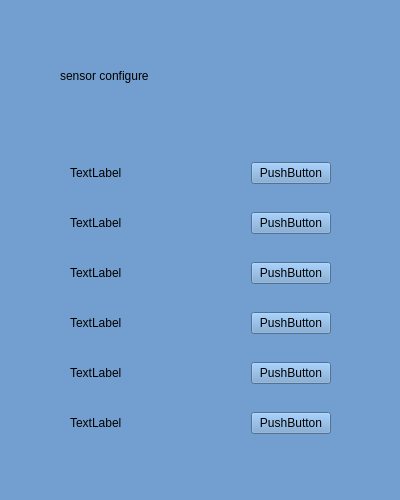
<?xml version="1.0" encoding="UTF-8"?>
<ui version="4.0">
 <class>SensorConfig</class>
 <widget class="QWidget" name="SensorConfig">
  <property name="geometry">
   <rect>
    <x>0</x>
    <y>0</y>
    <width>400</width>
    <height>500</height>
   </rect>
  </property>
  <property name="minimumSize">
   <size>
    <width>400</width>
    <height>500</height>
   </size>
  </property>
  <property name="maximumSize">
   <size>
    <width>400</width>
    <height>500</height>
   </size>
  </property>
  <property name="windowTitle">
   <string>Form</string>
  </property>
  <property name="styleSheet">
   <string notr="true">background-color: rgb(114, 159, 207);</string>
  </property>
  <widget class="QLabel" name="label">
   <property name="geometry">
    <rect>
     <x>60</x>
     <y>50</y>
     <width>281</width>
     <height>51</height>
    </rect>
   </property>
   <property name="styleSheet">
    <string notr="true">font: 25 28pt &quot;Microsoft YaHei UI Light&quot;;</string>
   </property>
   <property name="text">
    <string>sensor configure</string>
   </property>
  </widget>
  <widget class="QWidget" name="">
   <property name="geometry">
    <rect>
     <x>70</x>
     <y>140</y>
     <width>261</width>
     <height>321</height>
    </rect>
   </property>
   <layout class="QVBoxLayout" name="verticalLayout">
    <item>
     <layout class="QHBoxLayout" name="horizontalLayout">
      <item>
       <widget class="QLabel" name="label_2">
        <property name="text">
         <string>TextLabel</string>
        </property>
       </widget>
      </item>
      <item>
       <spacer name="horizontalSpacer">
        <property name="orientation">
         <enum>Qt::Horizontal</enum>
        </property>
        <property name="sizeHint" stdset="0">
         <size>
          <width>40</width>
          <height>20</height>
         </size>
        </property>
       </spacer>
      </item>
      <item>
       <widget class="QPushButton" name="pushButton">
        <property name="text">
         <string>PushButton</string>
        </property>
       </widget>
      </item>
     </layout>
    </item>
    <item>
     <layout class="QHBoxLayout" name="horizontalLayout_2">
      <item>
       <widget class="QLabel" name="label_3">
        <property name="text">
         <string>TextLabel</string>
        </property>
       </widget>
      </item>
      <item>
       <spacer name="horizontalSpacer_2">
        <property name="orientation">
         <enum>Qt::Horizontal</enum>
        </property>
        <property name="sizeHint" stdset="0">
         <size>
          <width>40</width>
          <height>20</height>
         </size>
        </property>
       </spacer>
      </item>
      <item>
       <widget class="QPushButton" name="pushButton_2">
        <property name="text">
         <string>PushButton</string>
        </property>
       </widget>
      </item>
     </layout>
    </item>
    <item>
     <layout class="QHBoxLayout" name="horizontalLayout_3">
      <item>
       <widget class="QLabel" name="label_4">
        <property name="text">
         <string>TextLabel</string>
        </property>
       </widget>
      </item>
      <item>
       <spacer name="horizontalSpacer_3">
        <property name="orientation">
         <enum>Qt::Horizontal</enum>
        </property>
        <property name="sizeHint" stdset="0">
         <size>
          <width>40</width>
          <height>20</height>
         </size>
        </property>
       </spacer>
      </item>
      <item>
       <widget class="QPushButton" name="pushButton_3">
        <property name="text">
         <string>PushButton</string>
        </property>
       </widget>
      </item>
     </layout>
    </item>
    <item>
     <layout class="QHBoxLayout" name="horizontalLayout_4">
      <item>
       <widget class="QLabel" name="label_5">
        <property name="text">
         <string>TextLabel</string>
        </property>
       </widget>
      </item>
      <item>
       <spacer name="horizontalSpacer_4">
        <property name="orientation">
         <enum>Qt::Horizontal</enum>
        </property>
        <property name="sizeHint" stdset="0">
         <size>
          <width>40</width>
          <height>20</height>
         </size>
        </property>
       </spacer>
      </item>
      <item>
       <widget class="QPushButton" name="pushButton_4">
        <property name="text">
         <string>PushButton</string>
        </property>
       </widget>
      </item>
     </layout>
    </item>
    <item>
     <layout class="QHBoxLayout" name="horizontalLayout_5">
      <item>
       <widget class="QLabel" name="label_6">
        <property name="text">
         <string>TextLabel</string>
        </property>
       </widget>
      </item>
      <item>
       <spacer name="horizontalSpacer_5">
        <property name="orientation">
         <enum>Qt::Horizontal</enum>
        </property>
        <property name="sizeHint" stdset="0">
         <size>
          <width>40</width>
          <height>20</height>
         </size>
        </property>
       </spacer>
      </item>
      <item>
       <widget class="QPushButton" name="pushButton_5">
        <property name="text">
         <string>PushButton</string>
        </property>
       </widget>
      </item>
     </layout>
    </item>
    <item>
     <layout class="QHBoxLayout" name="horizontalLayout_6">
      <item>
       <widget class="QLabel" name="label_7">
        <property name="text">
         <string>TextLabel</string>
        </property>
       </widget>
      </item>
      <item>
       <spacer name="horizontalSpacer_6">
        <property name="orientation">
         <enum>Qt::Horizontal</enum>
        </property>
        <property name="sizeHint" stdset="0">
         <size>
          <width>40</width>
          <height>20</height>
         </size>
        </property>
       </spacer>
      </item>
      <item>
       <widget class="QPushButton" name="pushButton_6">
        <property name="text">
         <string>PushButton</string>
        </property>
       </widget>
      </item>
     </layout>
    </item>
   </layout>
  </widget>
 </widget>
 <resources/>
 <connections/>
</ui>
